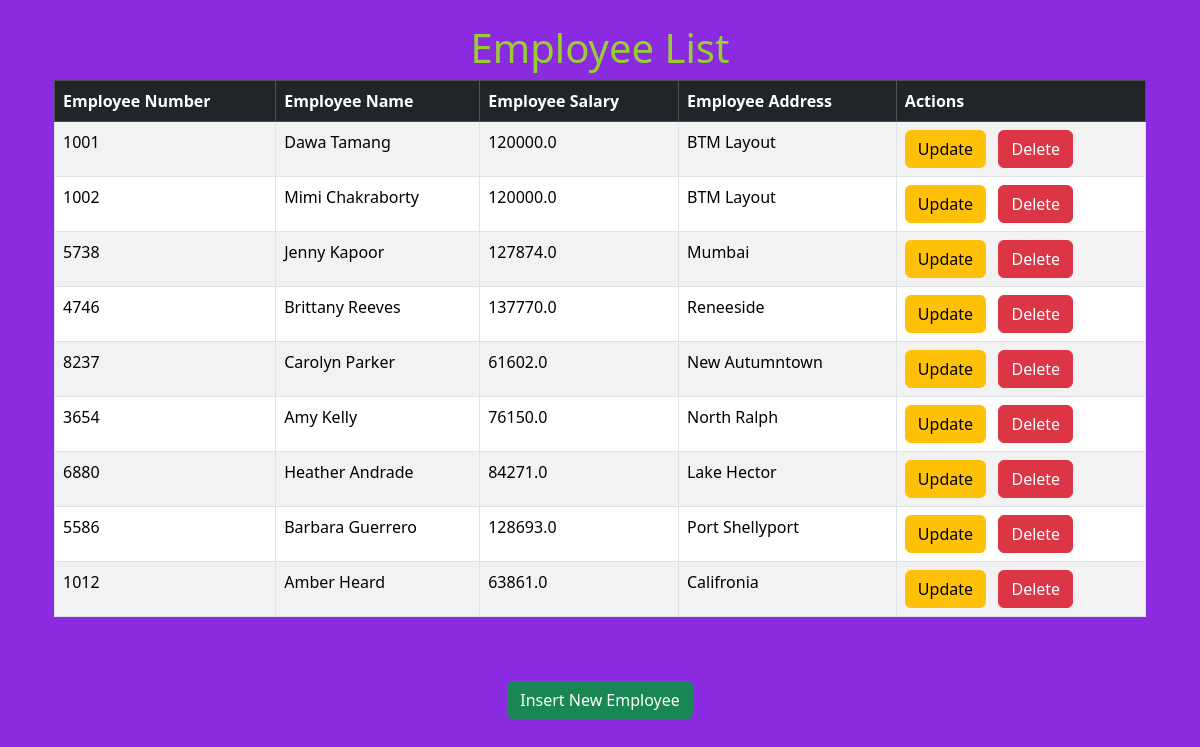
The page / on the database its author committed.
### testapp/models.py (models this page shows)
class Employee(models.Model):
    eno = models.IntegerField()
    ename = models.CharField(max_length=50)
    esal = models.FloatField()
    eaddr = models.CharField(max_length=250)

### testapp/views.py (the view)
# urls.py: path('', views.retrieve_view, name='home'),
def retrieve_view(request):
    emp_list = Employee.objects.all()
    return render(request, 'testapp/index.html', {'emp_list': emp_list})

### templates/testapp/index.html
<!DOCTYPE html>
{% extends 'testapp/base.html' %}
{% block body_block %}
<div class="container mt-4">
    <h1 class="text-center">Employee List</h1>
    {% if emp_list %}
    <table class="table table-bordered table-striped">
        <thead class="table-dark">
            <tr>
                <th>Employee Number</th>
                <th>Employee Name</th>
                <th>Employee Salary</th>
                <th>Employee Address</th>
                <th>Actions</th>
            </tr>
        </thead>
        <tbody>
            {% for emp in emp_list %}
            <tr>
                <td>{{ emp.eno }}</td>
                <td>{{ emp.ename }}</td>
                <td>{{ emp.esal }}</td>
                <td>{{ emp.eaddr }}</td>
                <td><a href="/update/{{emp.id}}" class="btn btn-warning">Update</a>&nbsp&nbsp&nbsp<a
                        href="/delete/{{emp.id}}" class="btn btn-danger">Delete</a></td>
            </tr>
            {% endfor %}
        </tbody>
    </table>
    {% else %}
    <p class="text-center text-white">No employee records found!</p>
    {% endif %}
    <br><br>
    <div class="text-center">
        <a href="/insert" class="btn btn-success">Insert New Employee</a>
    </div>
</div>
{% endblock %}

### templates/testapp/base.html (shortened to what this page needs)
<!DOCTYPE html>
<html lang="en">
<head>
    <link href="https://cdn.jsdelivr.net/npm/bootstrap@5.3.3/dist/css/bootstrap.min.css" rel="stylesheet">
</head>
<body>
    <div class="container mt-4">
        {% block body_block %}
        {% endblock %}
    </div>
</body>
</html>

### templates/testapp/base.html (style rules this page uses)
body { background-color: blueviolet; color: yellowgreen; }
a { color: green; }

### rows shown on the page
Employee: eno "1001", ename "Dawa Tamang", esal "120000.0", eaddr "BTM Layout"
Employee: eno "1002", ename "Mimi Chakraborty", esal "120000.0", eaddr "BTM Layout"
Employee: eno "5738", ename "Jenny Kapoor", esal "127874.0", eaddr "Mumbai"
Employee: eno "4746", ename "Brittany Reeves", esal "137770.0", eaddr "Reneeside"
Employee: eno "8237", ename "Carolyn Parker", esal "61602.0", eaddr "New Autumntown"
Employee: eno "3654", ename "Amy Kelly", esal "76150.0", eaddr "North Ralph"
Employee: eno "6880", ename "Heather Andrade", esal "84271.0", eaddr "Lake Hector"
Employee: eno "5586", ename "Barbara Guerrero", esal "128693.0", eaddr "Port Shellyport"
Employee: eno "1012", ename "Amber Heard", esal "63861.0", eaddr "Califronia"
